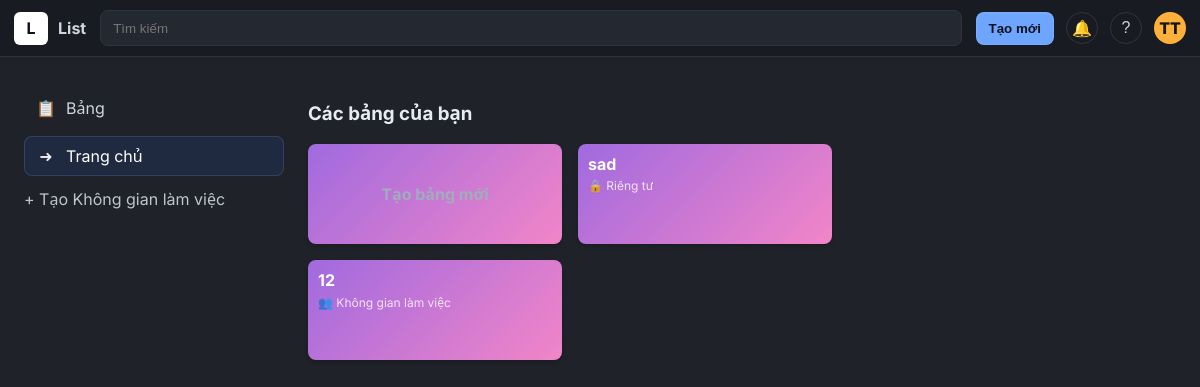
The app's page /boards/home_page (signed in) with its own data.
### boards/models.py (models this page shows, shortened)
class Board(models.Model):
    name = models.CharField(max_length=50)
    VISIBILITY_CHOICES = [
        ('workspace', 'Không gian làm việc'),
        ('private', 'Riêng tư'),
        ('public', 'Công khai'),
    ]
    visibility = models.CharField(max_length=20, choices=VISIBILITY_CHOICES, default='workspace')
    description = models.TextField(max_length=200, blank=True, null=True)
    owner = models.ForeignKey(User, on_delete=models.CASCADE, related_name='owned_boards')
    created_at = models.DateTimeField(auto_now_add=True)
    share_token = models.UUIDField(default=uuid.uuid4, unique=True, editable=False)

### boards/views.py (the view)
# urls.py: path("home_page", views.home_page, name="home_page"),
@login_required(login_url='/login/')
def home_page(request):
    boards = Board.objects.filter(
        Q(owner=request.user) | Q(boardmember__user=request.user)
    ).distinct().order_by('-created_at')  # .distinct() giúp loại bỏ trùng lặp nếu lỡ bạn vừa là chủ vừa là thành viên
    show_intro = not request.session.get('intro_dismissed', False)
    context = {
        'boards': boards,
        'show_intro': show_intro,
    }
    return render(request, "boards/TrangChu.html", context)

### boards/templates/boards/TrangChu.html (shortened to what this page needs)
{% load static %}
<!doctype html>
<html lang="vi">
<head>
</head>
<body>
<header class="topbar">
    <div class="brand">
        <div class="logo">L</div>
        <span>List</span>
    </div>
    <div class="search">
        <input placeholder="Tìm kiếm" aria-label="Tìm kiếm">
    </div>
    <div class="top-actions">
        <button id="openModalBtn" class="btn">Tạo mới</button>
        <button class="icon-btn" title="Thông báo">🔔</button>
        <button class="icon-btn" title="Trợ giúp">?</button>
               <div class="account-wrap">
            <div class="avatar" id="accountBtn">TT</div>
        </div>
    </div>
</header>
<div class="shell">
    <div class="container">
        <aside class="sidebar">
            <nav class="nav-group" aria-label="Chính">
                <a href="{% url 'home_page_Table' %}" class="nav-item"><span class="glyph">📋</span>Bảng</a>
                <a href="{% url 'home_page' %}" class="nav-item active"><span class="glyph">➜</span>Trang chủ</a>
            </nav>
            <div class="add-ws">+ Tạo Không gian làm việc</div>
        </aside>
<main class="main">
    {% if show_intro %}
        <section class="hero" aria-label="Giới thiệu">
            <div class="hero-illustration"></div>
            <h2>Tổ chức mọi thứ</h2>
            <p>Đặt tất cả mọi thứ ở một nơi và bắt đầu di chuyển mọi thứ về phía trước với
                bảng List đầu tiên của bạn!</p>
            <div class="cta">
                <button class="primary" id="createBoardHeroBtn">Tạo một bảng Không gian làm việc</button>
                <a href="{% url 'dismiss_intro' %}" style="cursor: pointer;">Đã hiểu! Bỏ qua điều này.</a>
            </div>
        </section>
    {% else %}
        <div class="board-section-content">
            <h3 style="color: #e7ecf0; margin-top: 0;">Các bảng của bạn</h3>
            <div class="board-grid">
                <div class="board-tile create-new-board" id="openModalCreate">
                    <span>Tạo bảng mới</span>
                </div>
                {% for board in boards %}
                    <a href="{% url 'board_detail' board.id %}" class="board-tile" style="background-color: #519839;">
                        <div class="board-tile-details">
                            <div class="board-tile-title">{{ board.name }}</div>
                            <div class="board-tile-sub">
                                {% if board.visibility == 'private' %}🔒 Riêng tư
                                {% elif board.visibility == 'public' %}🌍 Công khai
                                {% else %}👥 Không gian làm việc
                                {% endif %}
                            </div>
                        </div>
                    </a>
                {% endfor %}
            </div>
        </div>
    {% endif %}
</main>
   <form method="post" action="{% url 'create_board' %}">
</form>
</body>
</html>

### boards/templates/boards/TrangChu.html (style rules this page uses)
:root { --bg: #1f2329; --nav: #181c22; --panel: #23272f; --panel-2: #2a2f38; --stroke: #2f343c; --muted: #a8b0b8; --text: #e7ecf0; --primary: #6ea6ff; --primary-2: #2b6ef6; --radius: 10px; }
* { box-sizing: border-box }
html, body { height: 100% }
body { margin: 0; font-family: Inter, system-ui, -apple-system, "Segoe UI", Roboto, "Helvetica Neue", Arial; color: var(--text); background: var(--bg); }
.topbar { position: fixed; inset: 0 0 auto 0; height: 56px; background: var(--nav); display: flex; align-items: center; gap: 14px; padding: 8px 14px; z-index: 10; box-shadow: 0 1px 0 var(--stroke); }
.brand { display: flex; align-items: center; gap: 10px }
.brand .logo { width: 34px; height: 33px; border-radius: 6px; background: #fff; display: flex; align-items: center; justify-content: center; font-weight: 700; color: #0b111a; }
.brand span { font-weight: 700; color: #cfd6dc }
.search { flex: 1; display: flex; align-items: center; }
.search input { width: 100%; background: #232831; border: 1px solid #2e3440; border-radius: 8px; height: 36px; padding: 0 12px; color: #cfd6dc; outline: none; }
.btn { padding: 8px 12px; border-radius: 8px; background: var(--primary); color: #0b111a; font-weight: 700; border: 1px solid rgba(255, 255, 255, 0.08); box-shadow: 0 1px 0 rgba(255, 255, 255, 0.06) inset; cursor: default; }
.top-actions { display: flex; align-items: center; gap: 12px }
.icon-btn { width: 32px; height: 32px; border-radius: 50%; border: 1px solid var(--stroke); background: transparent; color: #cfd6dc; display: flex; align-items: center; justify-content: center; font-size: 16px; }
.avatar { width: 32px; height: 32px; border-radius: 50%; background: #ffb03a; color: #141414; display: flex; align-items: center; justify-content: center; font-weight: 800; }
.shell { padding-top: 56px; height: 100%; }
.container { display: grid; grid-template-columns:260px 1fr 320px; gap: 24px; padding: 24px; height: calc(100vh - 56px); }
.sidebar { padding-top: 8px }
.nav-group { display: flex; flex-direction: column; gap: 8px }
.nav-item { display: flex; align-items: center; gap: 10px; height: 40px; padding: 0 12px; border-radius: 8px; color: #cfd6dc; }
.nav-item.active { background: #1f2940; color: #fff; box-shadow: inset 0 0 0 1px #31425d }
.nav-item .glyph { width: 20px; text-align: center; opacity: .9; }
.add-ws { margin-top: 12px; color: #cfd6dc; opacity: .9 }
.board-section-content { width: 100%; max-width: 800px; padding-top: 20px; }
.board-grid { display: grid; grid-template-columns: repeat(auto-fill, minmax(190px, 1fr)); gap: 16px; }
.board-tile { display: block; height: 100px; border-radius: 8px; background: linear-gradient(135deg, #a06adf, #f285c8); padding: 10px; position: relative; text-decoration: none; color: white; font-weight: 700; transition: filter 0.1s; box-shadow: 0 2px 4px rgba(0,0,0,0.2); }
.board-tile-title { font-size: 16px; overflow: hidden; text-overflow: ellipsis; display: -webkit-box; -webkit-line-clamp: 2; -webkit-box-orient: vertical; }
.board-tile-sub { font-size: 12px; font-weight: 400; margin-top: 4px; opacity: 0.8; }
.create-new-board { background-color: #2b3038; color: #9fadbc; display: flex; align-items: center; justify-content: center; cursor: pointer; }
.main { display: flex; align-items: flex-start; justify-content: center }
.nav-item { display: flex; align-items: center; gap: 10px; height: 40px; padding: 0 12px; border-radius: 8px; color: #cfd6dc; text-decoration: none; transition: background 0.2s ease, color 0.2s ease; }
.nav-item.active { background: #1f2940; color: #fff; box-shadow: inset 0 0 0 1px #31425d; }
.account-wrap { position: relative; }

### records on screen
Board: name "sad", visibility "🔒 Riêng tư"
Board: name "12", visibility "👥 Không gian làm việc"
